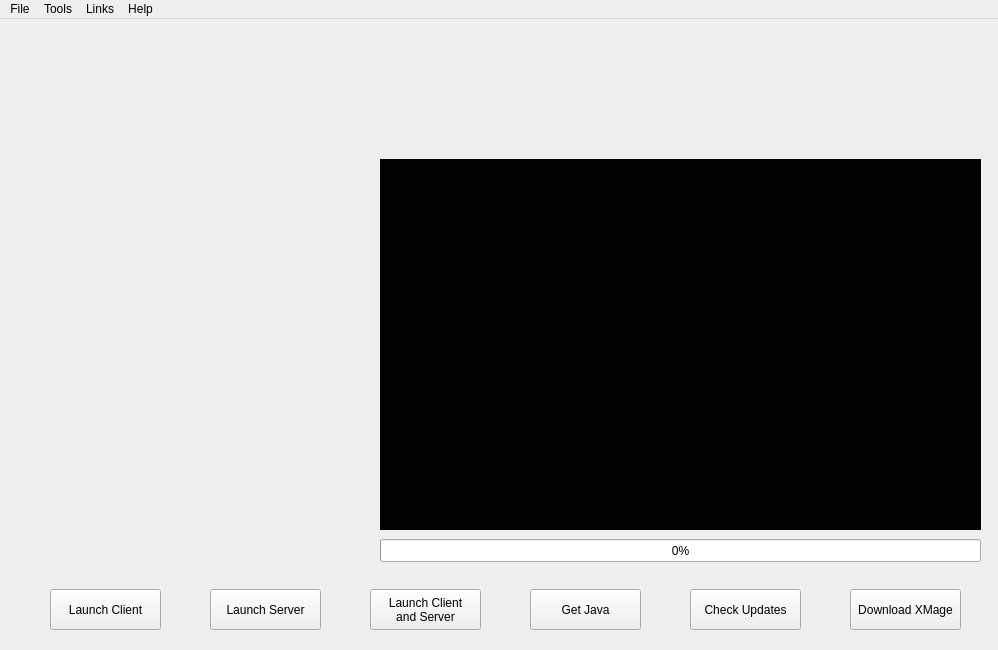
<?xml version="1.0" encoding="UTF-8"?>
<ui version="4.0">
 <class>MainWindow</class>
 <widget class="QMainWindow" name="MainWindow">
  <property name="geometry">
   <rect>
    <x>0</x>
    <y>0</y>
    <width>998</width>
    <height>650</height>
   </rect>
  </property>
  <property name="windowTitle">
   <string>XMage Launcher</string>
  </property>
  <property name="windowIcon">
   <iconset resource="../resources/resources.qrc">
    <normaloff>:/icon-mage.png</normaloff>:/icon-mage.png</iconset>
  </property>
  <widget class="QWidget" name="centralwidget">
   <widget class="QPushButton" name="updateButton">
    <property name="enabled">
     <bool>true</bool>
    </property>
    <property name="geometry">
     <rect>
      <x>690</x>
      <y>570</y>
      <width>111</width>
      <height>41</height>
     </rect>
    </property>
    <property name="text">
     <string>Check Updates</string>
    </property>
   </widget>
   <widget class="QPushButton" name="clientButton">
    <property name="enabled">
     <bool>true</bool>
    </property>
    <property name="geometry">
     <rect>
      <x>50</x>
      <y>570</y>
      <width>111</width>
      <height>41</height>
     </rect>
    </property>
    <property name="text">
     <string>Launch Client</string>
    </property>
   </widget>
   <widget class="QLabel" name="logo">
    <property name="geometry">
     <rect>
      <x>810</x>
      <y>10</y>
      <width>171</width>
      <height>97</height>
     </rect>
    </property>
    <property name="text">
     <string/>
    </property>
    <property name="pixmap">
     <pixmap resource="../resources/resources.qrc">:/label-xmage.png</pixmap>
    </property>
    <property name="scaledContents">
     <bool>true</bool>
    </property>
   </widget>
   <widget class="QPlainTextEdit" name="log">
    <property name="geometry">
     <rect>
      <x>380</x>
      <y>140</y>
      <width>601</width>
      <height>371</height>
     </rect>
    </property>
    <property name="styleSheet">
     <string notr="true">background-color: black;
color: white;</string>
    </property>
    <property name="readOnly">
     <bool>true</bool>
    </property>
   </widget>
   <widget class="QPushButton" name="downloadButton">
    <property name="enabled">
     <bool>true</bool>
    </property>
    <property name="geometry">
     <rect>
      <x>850</x>
      <y>570</y>
      <width>111</width>
      <height>41</height>
     </rect>
    </property>
    <property name="text">
     <string>Download XMage</string>
    </property>
   </widget>
   <widget class="QProgressBar" name="progressBar">
    <property name="enabled">
     <bool>true</bool>
    </property>
    <property name="geometry">
     <rect>
      <x>380</x>
      <y>520</y>
      <width>601</width>
      <height>23</height>
     </rect>
    </property>
    <property name="value">
     <number>0</number>
    </property>
    <property name="textVisible">
     <bool>true</bool>
    </property>
   </widget>
   <widget class="QPushButton" name="serverButton">
    <property name="geometry">
     <rect>
      <x>210</x>
      <y>570</y>
      <width>111</width>
      <height>41</height>
     </rect>
    </property>
    <property name="text">
     <string>Launch Server</string>
    </property>
   </widget>
   <widget class="QPushButton" name="clientServerButton">
    <property name="geometry">
     <rect>
      <x>370</x>
      <y>570</y>
      <width>111</width>
      <height>41</height>
     </rect>
    </property>
    <property name="text">
     <string>Launch Client
and Server</string>
    </property>
   </widget>
   <widget class="QPushButton" name="javaButton">
    <property name="geometry">
     <rect>
      <x>530</x>
      <y>570</y>
      <width>111</width>
      <height>41</height>
     </rect>
    </property>
    <property name="text">
     <string>Get Java</string>
    </property>
   </widget>
  </widget>
  <widget class="QMenuBar" name="menubar">
   <property name="geometry">
    <rect>
     <x>0</x>
     <y>0</y>
     <width>998</width>
     <height>19</height>
    </rect>
   </property>
   <widget class="QMenu" name="menuFile">
    <property name="title">
     <string>File</string>
    </property>
    <addaction name="actionQuit"/>
   </widget>
   <widget class="QMenu" name="menuTools">
    <property name="title">
     <string>Tools</string>
    </property>
    <addaction name="actionSettings"/>
   </widget>
   <widget class="QMenu" name="menuLinks">
    <property name="title">
     <string>Links</string>
    </property>
    <addaction name="actionForum"/>
    <addaction name="actionWebsite"/>
    <addaction name="actionGitHub_XMage"/>
    <addaction name="actionGitHub_xmage_launcher_qt"/>
   </widget>
   <widget class="QMenu" name="menuHelp">
    <property name="title">
     <string>Help</string>
    </property>
    <addaction name="actionAbout"/>
    <addaction name="actionAbout_Qt"/>
   </widget>
   <addaction name="menuFile"/>
   <addaction name="menuTools"/>
   <addaction name="menuLinks"/>
   <addaction name="menuHelp"/>
  </widget>
  <action name="actionQuit">
   <property name="text">
    <string>Quit</string>
   </property>
  </action>
  <action name="actionSettings">
   <property name="text">
    <string>Settings</string>
   </property>
  </action>
  <action name="actionForum">
   <property name="text">
    <string>Forum</string>
   </property>
  </action>
  <action name="actionWebsite">
   <property name="text">
    <string>Website</string>
   </property>
  </action>
  <action name="actionAbout">
   <property name="text">
    <string>About</string>
   </property>
  </action>
  <action name="actionAbout_Qt">
   <property name="text">
    <string>About Qt</string>
   </property>
  </action>
  <action name="actionGitHub_XMage">
   <property name="text">
    <string>GitHub (XMage)</string>
   </property>
  </action>
  <action name="actionGitHub_xmage_launcher_qt">
   <property name="text">
    <string>GitHub (xmage-launcher-qt)</string>
   </property>
  </action>
 </widget>
 <resources>
  <include location="../resources/resources.qrc"/>
 </resources>
 <connections/>
</ui>
